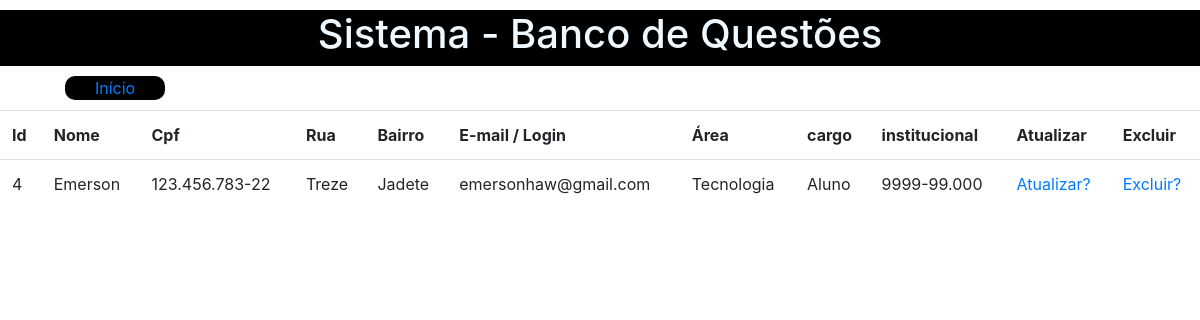
/listar-professor, run on an earlier commit of the app's database.
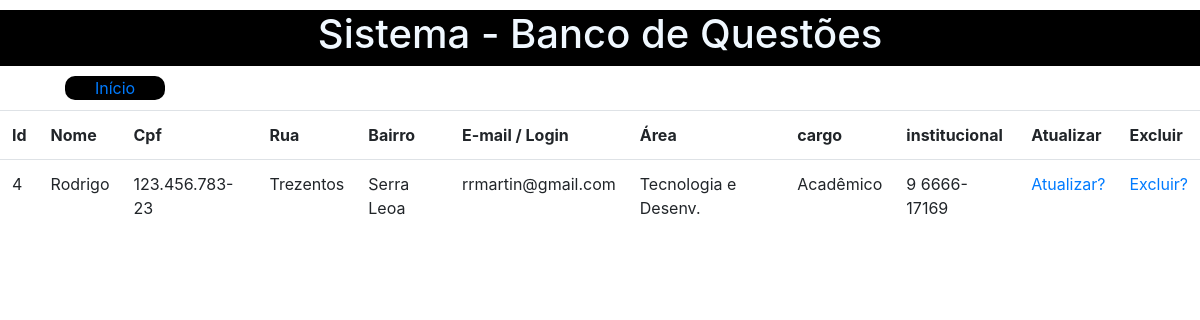
And on a later commit of the database.
### app/models/tables.py (models this page shows, shortened)
class Usuario(db.Model):
    __tablename__ = "usuarios"
    id = db.Column(db.Integer, primary_key=True)
    nome = db.Column(db.String(50))
    cargo = db.Column(db.String(50))
    cpf = db.Column(db.String(50))
    rg = db.Column(db.String(50))
    rua = db.Column(db.String(50), unique=True)
    numero = db.Column(db.String(50))
    bairro = db.Column(db.String(50))
    login = db.Column( db.String(50))
    senha = db.Column(db.String(50))

class Professor(Usuario, db.Model) :
    __tablename__ = "professores"
    id = db.Column(db.Integer, primary_key=True)
    institucional = db.Column(db.String(50))
    area = db.Column(db.String(50))
    usuario = db.Column(db.Integer, db.ForeignKey('usuarios.id'))

class Usuario(db.Model):
    __tablename__ = "usuarios"
    id = db.Column(db.Integer, primary_key=True)
    nome = db.Column(db.String(50))
    cargo = db.Column(db.String(50))
    cpf = db.Column(db.String(50))
    rg = db.Column(db.String(50))
    rua = db.Column(db.String(50), unique=True)
    numero = db.Column(db.String(50))
    bairro = db.Column(db.String(50))
    login = db.Column( db.String(50))
    senha = db.Column(db.String(50))

### app/controllers/default_routes.py (the view)
@app.route("/listar-professor", methods=["GET", "POST"])
def listar_professor():
    professor = db.session.query(Professor).all()
    return render_template("professor/listar-professor.html", professor=professor)

### app/templates/professor/listar-professor.html
{% include 'base/head.html' %}
{% include 'base/header.html' %}
{% include 'base/nav_bar.html' %}
        <div class="table-responsive">
            <table class="table">
                <tr>
                    <th>Id</th>
                    <th>Nome</th>
                    <th>Cpf</th>
                    <th>Rua</th>
                    <th>Bairro</th>
                    <th>E-mail / Login</th>
                    <th>Área</th>
                    <th>cargo</th>
                    <th>institucional</th>
                    <th>Atualizar</th>
                    <th>Excluir</th>
                </tr>
                {% for p in professor %}
                <tr>
                    <td>
                        {{ p.id }}
                    </td>
                    <td>
                        {{ p.nome }}
                    </td>
                    <td>
                        {{ p.cpf }}
                    </td>
                    <td>
                        {{ p.rua }}
                    </td>
                    <td>
                        {{ p.bairro }}
                    </td>
                    <td>
                        {{ p.login }}
                    </td>
                    <td>
                        {{ p.area }}
                    </td>
                    <td>
                        {{ p.cargo }}
                    </td>
                    <td>
                        {{ p.institucional }}
                    </td>
                <td>
                    <a href="{{ url_for('atualizar_professor', id=p.id)}}">Atualizar?</a>
                </td>
                <td>
                    <a href="{{ url_for('excluir_professor', id=p.id)}}">Excluir?</a>
                </td>
                </tr>
                {% endfor %}
        </table>
        </div>

### app/templates/base/head.html (shortened to what this page needs)
<!DOCTYPE html>
<html lang="pt-br">
  <head>
    <link rel="stylesheet" href="{{ url_for('static', filename='css/bootstrap.css') }}">
    <link rel="stylesheet" href="{{ url_for('static', filename='css/main.css') }}">
  </head>
  <body>

### app/templates/base/header.html
<header>
      <div class="header text-center">
        <h1 class="logo">Sistema - Banco de Questões</h1>
      </div>
</header>

### app/templates/base/nav_bar.html
<nav class="nav_bar">
        <ul>
            <li class="nav-item">
                <a href="http://127.0.0.1:5000/index"><li>Início</li></a>
            </li>
        </ul>
    </nav>

### app/static/css/main.css (style rules this page uses)
body { background-color: #FFFFFF; }
.header { margin-top: 10px; margin-bottom: 10px; width: 100%; background-color: black; color: aliceblue; float: left; z-index: 0; }
.nav_bar { float: left; color: #FFFFFF; text-decoration: none; margin-bottom: 10px; }
.nav_bar ul { text-decoration: none; }
.nav_bar ul li { float: left; color: #FFFFFF; margin-left: 25px; }
.nav_bar ul li { text-align: center; width: 100px; background-color: black; border-radius: 10px ; list-style: none; }

What changed in the data, as far as the page shows it:
changed Professor id 4: nome "Emerson" → "Rodrigo"; cpf "123.456.783-22" → "123.456.783-23"; rua "Treze" → "Trezentos"; bairro "Jadete" → "Serra Leoa"; login "emersonhaw@gmail.com" → "rrmartin@gmail.com"; area "Tecnologia" → "Tecnologia e Desenv."; cargo "Aluno" → "Acadêmico"; institucional "9999-99.000" → "9 6666-17169"
